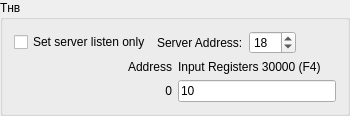
       <widget class="QGroupBox" name="gbTnv">
        <property name="title">
         <string>Тнв</string>
        </property>
        <layout class="QVBoxLayout" name="verticalLayout_4">
         <item>
          <layout class="QHBoxLayout" name="horizontalLayout_6">
           <property name="sizeConstraint">
            <enum>QLayout::SetMinimumSize</enum>
           </property>
           <item>
            <widget class="QCheckBox" name="listenOnlyBox_4">
             <property name="text">
              <string>Set server listen only</string>
             </property>
            </widget>
           </item>
           <item>
            <widget class="QLabel" name="label_39">
             <property name="sizePolicy">
              <sizepolicy hsizetype="Maximum" vsizetype="Preferred">
               <horstretch>0</horstretch>
               <verstretch>0</verstretch>
              </sizepolicy>
             </property>
             <property name="text">
              <string>Server Address:</string>
             </property>
            </widget>
           </item>
           <item>
            <widget class="QSpinBox" name="serverEdit_4">
             <property name="sizePolicy">
              <sizepolicy hsizetype="Maximum" vsizetype="Fixed">
               <horstretch>0</horstretch>
               <verstretch>0</verstretch>
              </sizepolicy>
             </property>
             <property name="minimum">
              <number>1</number>
             </property>
             <property name="maximum">
              <number>247</number>
             </property>
             <property name="value">
              <number>18</number>
             </property>
            </widget>
           </item>
           <item>
            <spacer name="horizontalSpacer_5">
             <property name="orientation">
              <enum>Qt::Horizontal</enum>
             </property>
             <property name="sizeHint" stdset="0">
              <size>
               <width>40</width>
               <height>20</height>
              </size>
             </property>
            </spacer>
           </item>
          </layout>
         </item>
         <item>
          <layout class="QGridLayout" name="gridLayout_6">
           <item row="0" column="1">
            <widget class="QLabel" name="inputRegisters_4">
             <property name="text">
              <string>Input Registers 30000 (F4)</string>
             </property>
            </widget>
           </item>
           <item row="1" column="1">
            <widget class="QLineEdit" name="inReg_18_0">
             <property name="sizePolicy">
              <sizepolicy hsizetype="Preferred" vsizetype="Fixed">
               <horstretch>0</horstretch>
               <verstretch>0</verstretch>
              </sizepolicy>
             </property>
             <property name="text">
              <string>10</string>
             </property>
             <property name="maxLength">
              <number>32767</number>
             </property>
             <property name="placeholderText">
              <string>Hexadecimal A-F, a-f, 0-9.</string>
             </property>
            </widget>
           </item>
           <item row="1" column="0">
            <widget class="QLabel" name="label_40">
             <property name="text">
              <string>0</string>
             </property>
             <property name="alignment">
              <set>Qt::AlignRight|Qt::AlignTrailing|Qt::AlignVCenter</set>
             </property>
            </widget>
           </item>
           <item row="0" column="0">
            <widget class="QLabel" name="address_4">
             <property name="text">
              <string>Address</string>
             </property>
             <property name="alignment">
              <set>Qt::AlignRight|Qt::AlignTrailing|Qt::AlignVCenter</set>
             </property>
            </widget>
           </item>
          </layout>
         </item>
        </layout>
       </widget>
